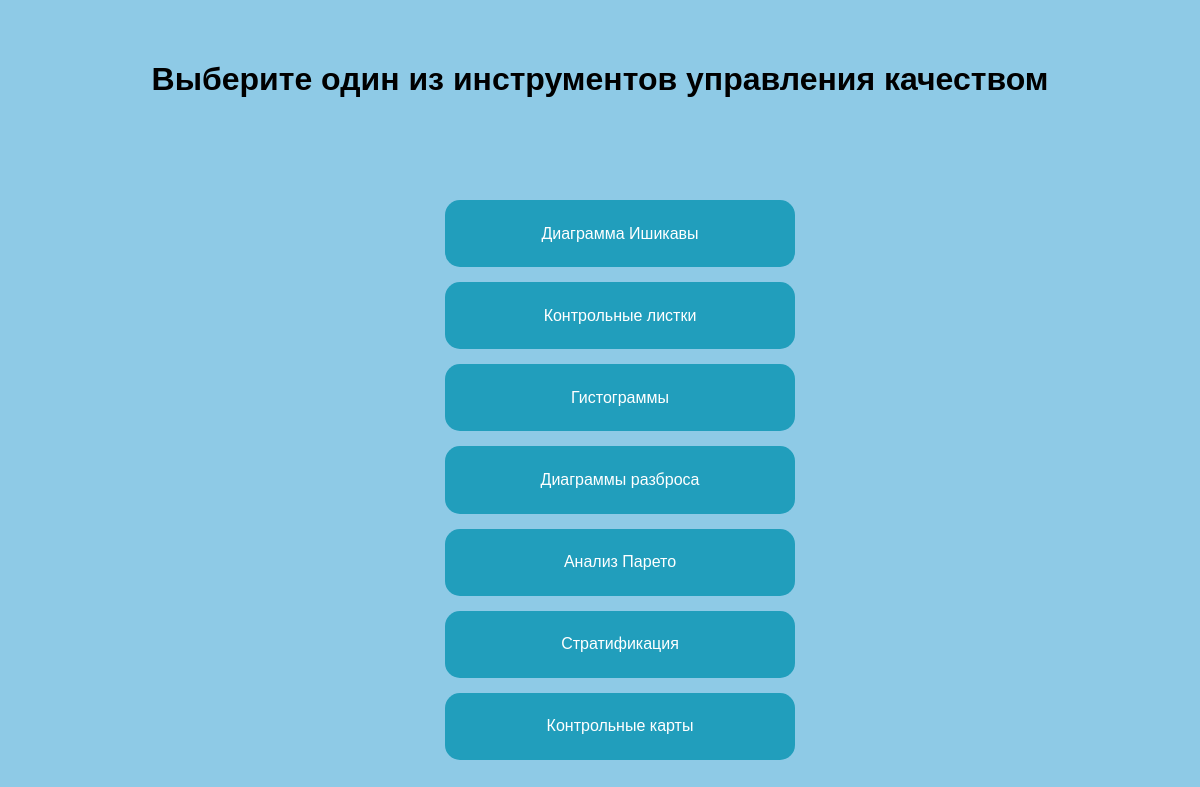
The page / on the database its author committed.
### charts/models.py (models this page shows, shortened)
class Diagram(models.Model):
    diagram_name = models.CharField(max_length=15)
    fields = models.CharField(max_length=5000, default='')
    ready = models.BooleanField(default=False)

### charts/views.py (the view)
# urls.py: path('', views.charts, name='charts'),
def charts(request):
    diagrams = get_list_or_404(Diagram)
    return render(request, 'charts/index.html', {'diagrams': diagrams})

### charts/templates/charts/index.html (shortened to what this page needs)
<!DOCTYPE html>
<html lang="en">
<head>
    {% load static %}
    <link rel="stylesheet" href="{% static 'charts/index.css' %}">
</head>
<body>
<h1>Выберите один из инструментов управления качеством</h1>
{% if diagrams %}
    <ul>
    {% for diagram in diagrams %}
        <li>
            <a href="{% url 'charts:configure' diagram.id%}">{{ diagram.diagram_name }}</a>
        </li>
    {% endfor %}
    </ul>
{% endif %}
</body>
</html>

### charts/static/charts/index.css (style rules this page uses)
body { display: flex; flex-direction: column; justify-content: space-around; align-items: center; background-color: #8ECAE6; font-family: Arial, Helvetica, sans-serif; width: 100vw; height: 100vh; margin: 0; padding: 0; }
h1 { text-align: center; }
ul { display: flex; flex-direction: column; justify-content: center; align-items: center; gap: 15px; margin: 0 auto; width: 40%; height: 70%; list-style: none; }
li { display: flex; justify-content: center; align-items: center; width: 350px; height: 80px; text-decoration: none; color: #fff; border-radius: 15px; background-color: #219EBC; }
li > a { color: #fff; text-decoration: none; }

### rows shown on the page
Diagram: diagram_name "Диаграмма Ишикавы"
Diagram: diagram_name "Контрольные листки"
Diagram: diagram_name "Гистограммы"
Diagram: diagram_name "Диаграммы разброса"
Diagram: diagram_name "Анализ Парето"
Diagram: diagram_name "Стратификация"
Diagram: diagram_name "Контрольные карты"
